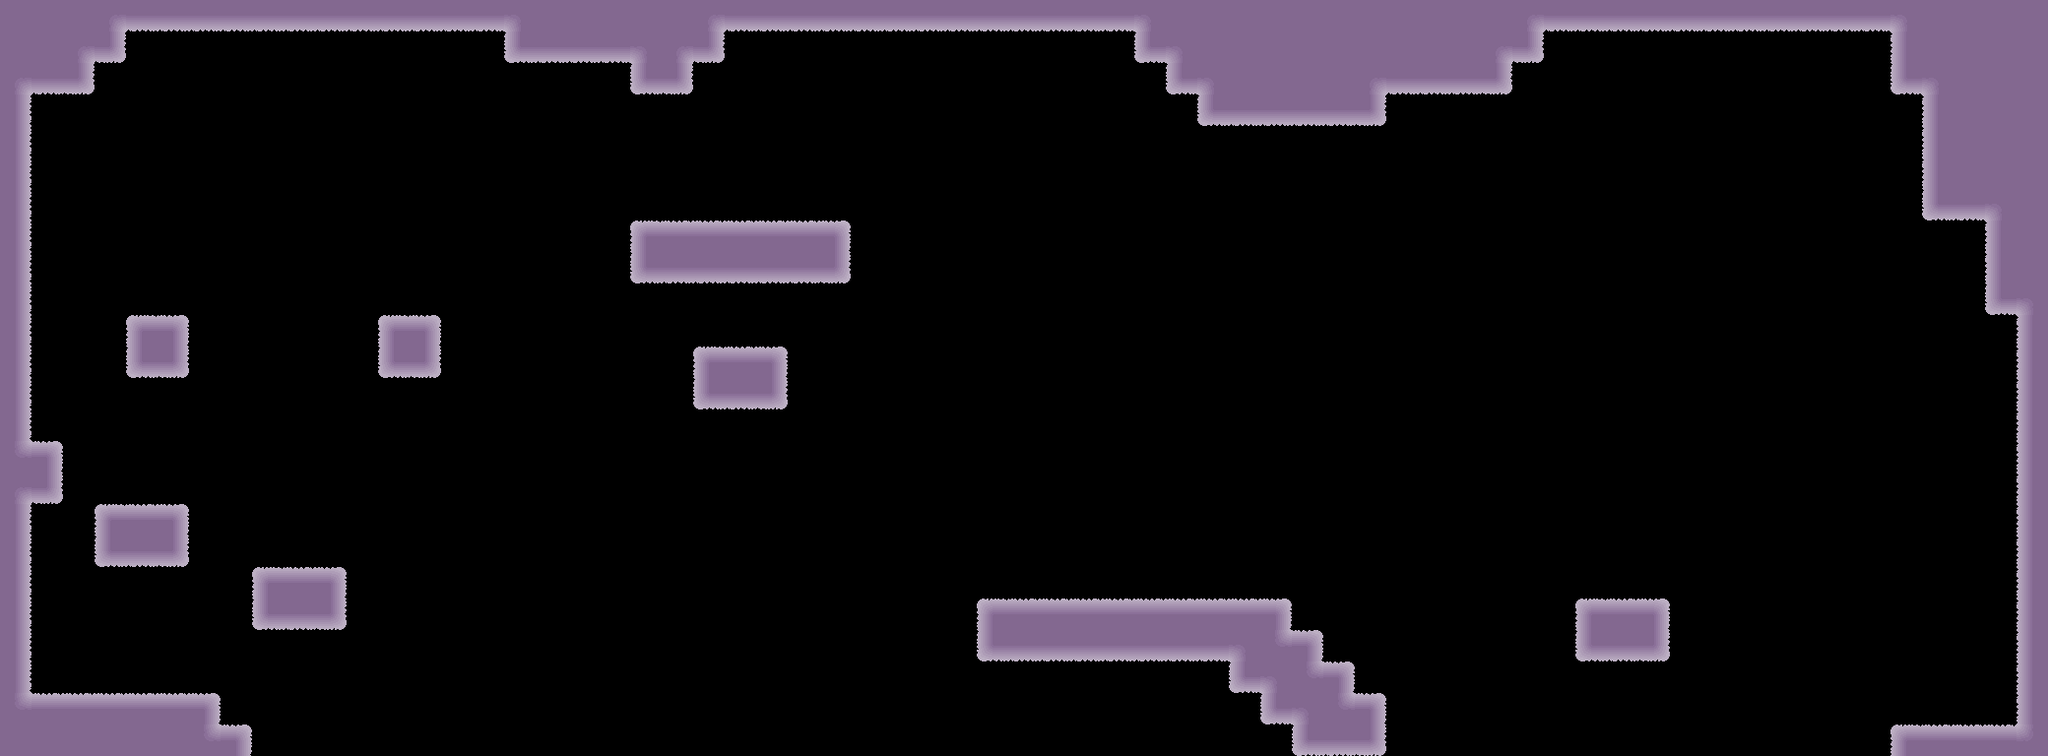

The image is a tile-based game level rendered from a .tmx file. Its description and complete source (layers, tilesets, objects, tile grids) follow:
An orthogonal 65x24 tile map with 32x32 px tiles, 1 tile layer (Calque de Tile 1).

<map version="1.0" tiledversion="1.1.6" orientation="orthogonal" renderorder="left-up" width="65" height="24" tilewidth="32" tileheight="32" infinite="0" nextobjectid="1">
 <tileset firstgid="1" source="Environnement3.tsx" />
 <layer name="Calque de Tile 1" width="65" height="24">
  <data encoding="csv">
1,1,1,13,4,4,4,4,4,4,4,4,4,4,4,4,12,1,1,1,1,1,13,4,4,4,4,4,4,4,4,4,4,4,4,4,12,1,1,1,1,1,1,1,1,1,1,1,13,4,4,4,4,4,4,4,4,4,4,4,12,1,1,1,1,
1,1,13,8,0,0,0,0,0,0,0,0,0,0,0,0,7,4,4,4,12,13,8,0,0,0,0,0,0,0,0,0,0,0,0,0,7,12,1,1,1,1,1,1,1,1,1,13,8,0,0,0,0,0,0,0,0,0,0,0,3,1,1,1,1,
13,4,8,0,0,0,0,0,0,0,0,0,0,0,0,0,0,0,0,0,7,8,0,0,0,0,0,0,0,0,0,0,0,0,0,0,0,7,12,1,1,1,1,13,4,4,4,8,0,0,0,0,0,0,0,0,0,0,0,0,7,12,1,1,1,
5,0,0,0,0,0,0,0,0,0,0,0,0,0,0,0,0,0,0,0,0,0,0,0,0,0,0,0,0,0,0,0,0,0,0,0,0,0,7,4,4,4,4,8,0,0,0,0,0,0,0,0,0,0,0,0,0,0,0,0,0,3,1,1,1,
5,0,0,0,0,0,0,0,0,0,0,0,0,0,0,0,0,0,0,0,0,0,0,0,0,0,0,0,0,0,0,0,0,0,0,0,0,0,0,0,0,0,0,0,0,0,0,0,0,0,0,0,0,0,0,0,0,0,0,0,0,3,1,1,1,
5,0,0,0,0,0,0,0,0,0,0,0,0,0,0,0,0,0,0,0,0,0,0,0,0,0,0,0,0,0,0,0,0,0,0,0,0,0,0,0,0,0,0,0,0,0,0,0,0,0,0,0,0,0,0,0,0,0,0,0,0,3,1,1,1,
5,0,0,0,0,0,0,0,0,0,0,0,0,0,0,0,0,0,0,0,0,0,0,0,0,0,0,0,0,0,0,0,0,0,0,0,0,0,0,0,0,0,0,0,0,0,0,0,0,0,0,0,0,0,0,0,0,0,0,0,0,7,4,12,1,
5,0,0,0,0,0,0,0,0,0,0,0,0,0,0,0,0,0,0,0,6,2,2,2,2,2,9,0,0,0,0,0,0,0,0,0,0,0,0,0,0,0,0,0,0,0,0,0,0,0,0,0,0,0,0,0,0,0,0,0,0,0,0,3,1,
5,0,0,0,0,0,0,0,0,0,0,0,0,0,0,0,0,0,0,0,7,4,4,4,4,4,8,0,0,0,0,0,0,0,0,0,0,0,0,0,0,0,0,0,0,0,0,0,0,0,0,0,0,0,0,0,0,0,0,0,0,0,0,3,1,
5,0,0,0,0,0,0,0,0,0,0,0,0,0,0,0,0,0,0,0,0,0,0,0,0,0,0,0,0,0,0,0,0,0,0,0,0,0,0,0,0,0,0,0,0,0,0,0,0,0,0,0,0,0,0,0,0,0,0,0,0,0,0,7,12,
5,0,0,0,6,9,0,0,0,0,0,0,6,9,0,0,0,0,0,0,0,0,0,0,0,0,0,0,0,0,0,0,0,0,0,0,0,0,0,0,0,0,0,0,0,0,0,0,0,0,0,0,0,0,0,0,0,0,0,0,0,0,0,0,3,
5,0,0,0,7,8,0,0,0,0,0,0,7,8,0,0,0,0,0,0,0,0,6,2,9,0,0,0,0,0,0,0,0,0,0,0,0,0,0,0,0,0,0,0,0,0,0,0,0,0,0,0,0,0,0,0,0,0,0,0,0,0,0,0,3,
5,0,0,0,0,0,0,0,0,0,0,0,0,0,0,0,0,0,0,0,0,0,7,4,8,0,0,0,0,0,0,0,0,0,0,0,0,0,0,0,0,0,0,0,0,0,0,0,0,0,0,0,0,0,0,0,0,0,0,0,0,0,0,0,3,
5,0,0,0,0,0,0,0,0,0,0,0,0,0,0,0,0,0,0,0,0,0,0,0,0,0,0,0,0,0,0,0,0,0,0,0,0,0,0,0,0,0,0,0,0,0,0,0,0,0,0,0,0,0,0,0,0,0,0,0,0,0,0,0,3,
10,9,0,0,0,0,0,0,0,0,0,0,0,0,0,0,0,0,0,0,0,0,0,0,0,0,0,0,0,0,0,0,0,0,0,0,0,0,0,0,0,0,0,0,0,0,0,0,0,0,0,0,0,0,0,0,0,0,0,0,0,0,0,0,3,
13,8,0,0,0,0,0,0,0,0,0,0,0,0,0,0,0,0,0,0,0,0,0,0,0,0,0,0,0,0,0,0,0,0,0,0,0,0,0,0,0,0,0,0,0,0,0,0,0,0,0,0,0,0,0,0,0,0,0,0,0,0,0,0,3,
5,0,0,6,2,9,0,0,0,0,0,0,0,0,0,0,0,0,0,0,0,0,0,0,0,0,0,0,0,0,0,0,0,0,0,0,0,0,0,0,0,0,0,0,0,0,0,0,0,0,0,0,0,0,0,0,0,0,0,0,0,0,0,0,3,
5,0,0,7,4,8,0,0,0,0,0,0,0,0,0,0,0,0,0,0,0,0,0,0,0,0,0,0,0,0,0,0,0,0,0,0,0,0,0,0,0,0,0,0,0,0,0,0,0,0,0,0,0,0,0,0,0,0,0,0,0,0,0,0,3,
5,0,0,0,0,0,0,0,6,2,9,0,0,0,0,0,0,0,0,0,0,0,0,0,0,0,0,0,0,0,0,0,0,0,0,0,0,0,0,0,0,0,0,0,0,0,0,0,0,0,0,0,0,0,0,0,0,0,0,0,0,0,0,0,3,
5,0,0,0,0,0,0,0,7,4,8,0,0,0,0,0,0,0,0,0,0,0,0,0,0,0,0,0,0,0,0,6,2,2,2,2,2,2,2,2,9,0,0,0,0,0,0,0,0,0,6,2,9,0,0,0,0,0,0,0,0,0,0,0,3,
5,0,0,0,0,0,0,0,0,0,0,0,0,0,0,0,0,0,0,0,0,0,0,0,0,0,0,0,0,0,0,7,4,4,4,4,4,4,4,12,10,9,0,0,0,0,0,0,0,0,7,4,8,0,0,0,0,0,0,0,0,0,0,0,3,
5,0,0,0,0,0,0,0,0,0,0,0,0,0,0,0,0,0,0,0,0,0,0,0,0,0,0,0,0,0,0,0,0,0,0,0,0,0,0,7,12,10,9,0,0,0,0,0,0,0,0,0,0,0,0,0,0,0,0,0,0,0,0,0,3,
10,2,2,2,2,2,9,0,0,0,0,0,0,0,0,0,0,0,0,0,0,0,0,0,0,0,0,0,0,0,0,0,0,0,0,0,0,0,0,0,7,12,10,9,0,0,0,0,0,0,0,0,0,0,0,0,0,0,0,0,0,0,0,0,3,
1,1,1,1,1,1,10,9,0,0,0,0,0,0,0,0,0,0,0,0,0,0,0,0,0,0,0,0,0,0,0,0,0,0,0,0,0,0,0,0,0,7,4,8,0,0,0,0,0,0,0,0,0,0,0,0,0,0,0,0,6,2,2,2,11
</data>
 </layer>
</map>